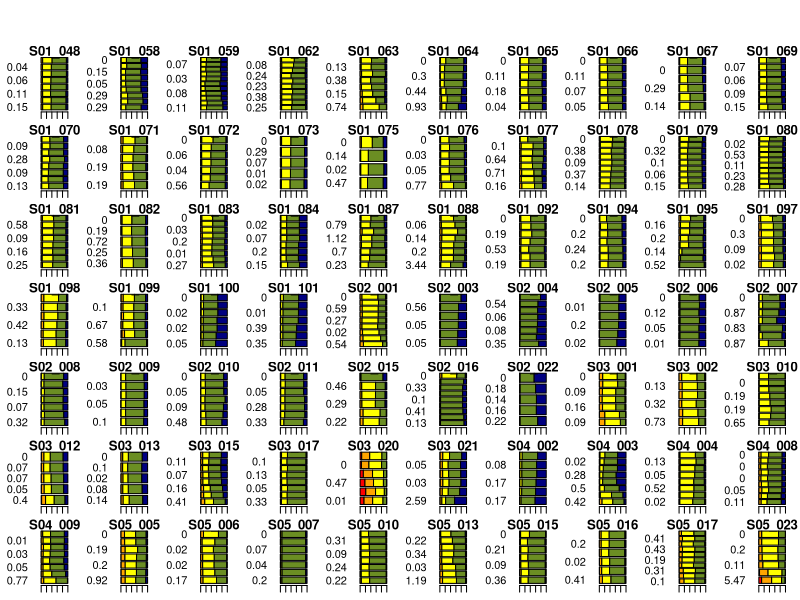
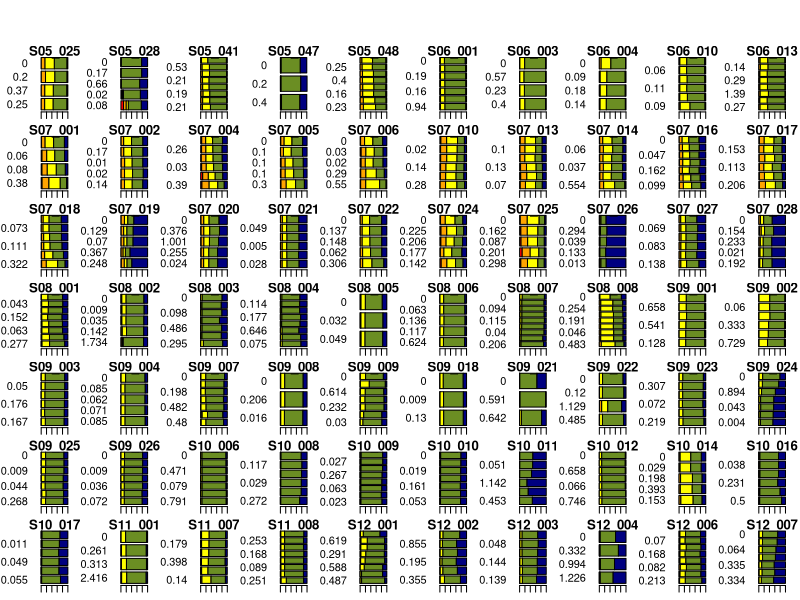
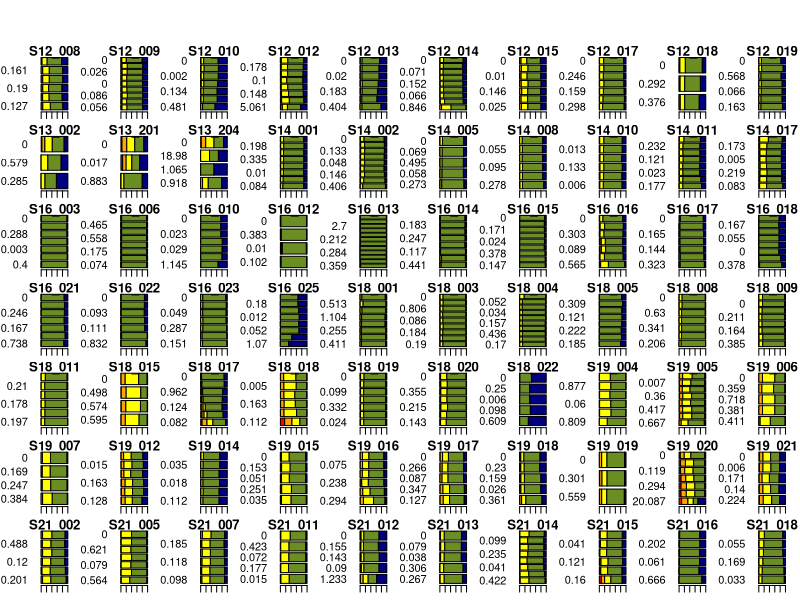
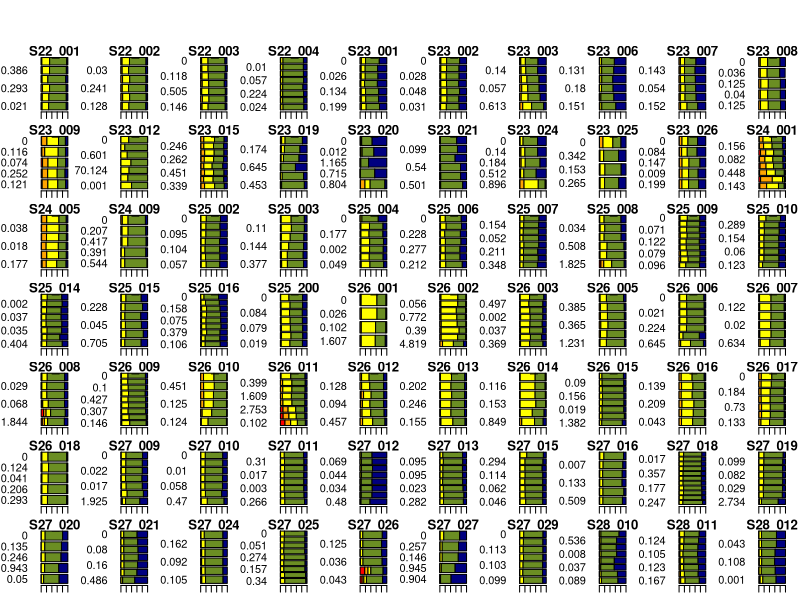
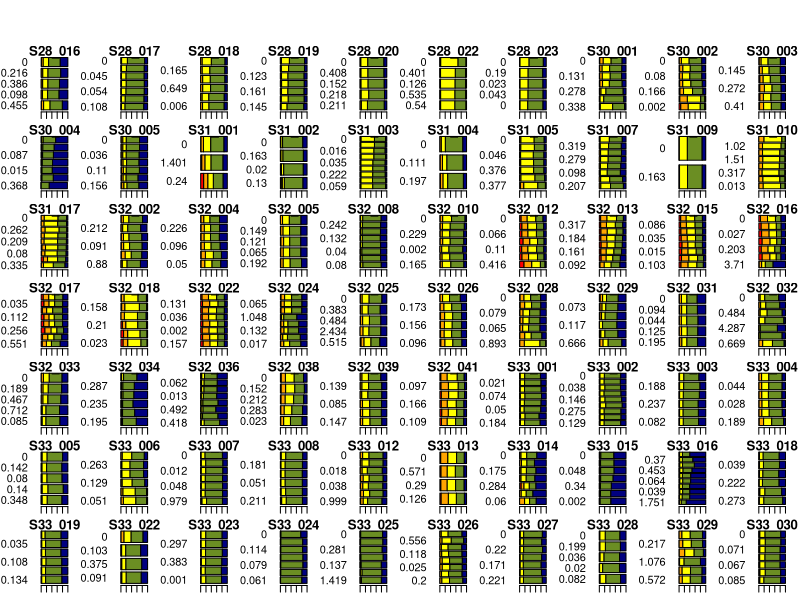
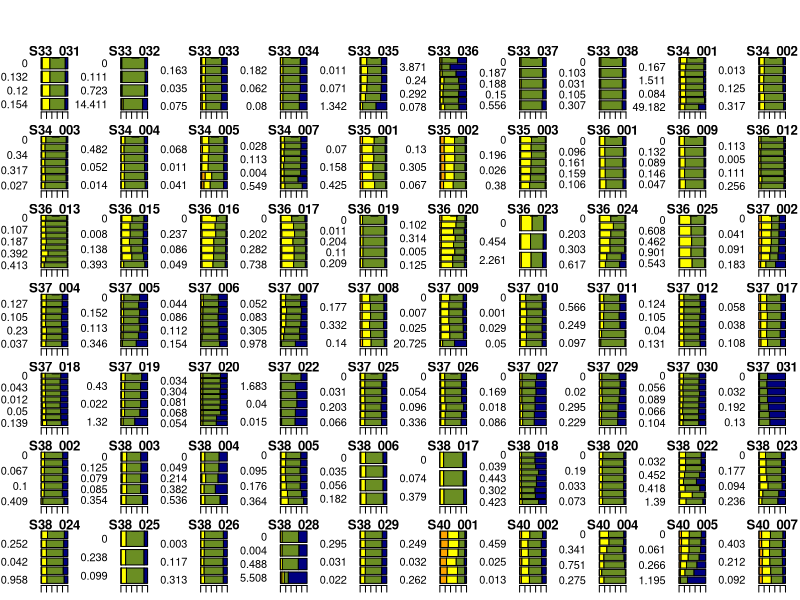
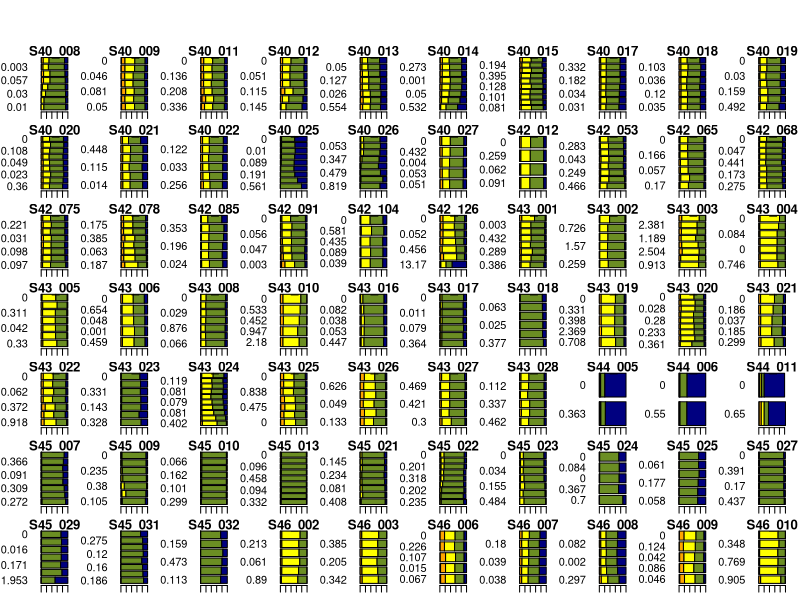
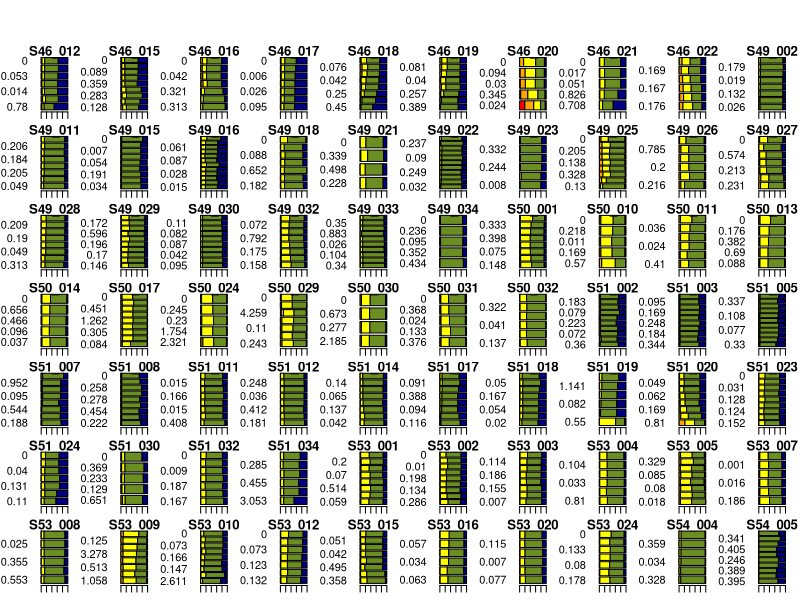

These charts were generated, in order, by the following R code:
data=data.frame(read.csv("SandSizeDistribution.csv",header=TRUE))
str(data)

sort(unique(data$ID))

tiff(filename="SandSizeDist_1.tiff",width=10,height=7.5,units="in",res=300)
par(oma=c(0.1,0.1,3.5,0.1),mar=c(1,3,0.7,1),mfrow=c(7,10),xpd=NA)
z=unique(data$ID)
for (i in 1:70){
	a=subset(data,data$ID==z[i])
	b=a[,c(9:13)]
	b=apply(b,2,rev)
	barplot(t(b),horiz=T,beside=F,las=1,col=c("red","orange","yellow","olivedrab","navy"),
		axes=F,names.arg=rev(a$UI),main=z[i])
	axis(1,at=seq(0,100,20),labels=c("","","","","",""))
}
dev.off()

tiff(filename="SandSizeDist_2.tiff",width=10,height=7.5,units="in",res=300)
par(oma=c(0.1,0.1,3.5,0.1),mar=c(1,3,0.7,1),mfrow=c(7,10),xpd=NA)
z=unique(data$ID)
for (i in 71:140){
	a=subset(data,data$ID==z[i])
	b=a[,c(9:13)]
	b=apply(b,2,rev)
	barplot(t(b),horiz=T,beside=F,las=1,col=c("red","orange","yellow","olivedrab","navy"),
		axes=F,names.arg=rev(a$UI),main=z[i])
	axis(1,at=seq(0,100,20),labels=c("","","","","",""))
}
dev.off()

tiff(filename="SandSizeDist_3.tiff",width=10,height=7.5,units="in",res=300)
par(oma=c(0.1,0.1,3.5,0.1),mar=c(1,3,0.7,1),mfrow=c(7,10),xpd=NA)
z=unique(data$ID)
for (i in 141:210){
	a=subset(data,data$ID==z[i])
	b=a[,c(9:13)]
	b=apply(b,2,rev)
	barplot(t(b),horiz=T,beside=F,las=1,col=c("red","orange","yellow","olivedrab","navy"),
		axes=F,names.arg=rev(a$UI),main=z[i])
	axis(1,at=seq(0,100,20),labels=c("","","","","",""))
}
dev.off()

tiff(filename="SandSizeDist_4.tiff",width=10,height=7.5,units="in",res=300)
par(oma=c(0.1,0.1,3.5,0.1),mar=c(1,3,0.7,1),mfrow=c(7,10),xpd=NA)
z=unique(data$ID)
for (i in 211:280){
	a=subset(data,data$ID==z[i])
	b=a[,c(9:13)]
	b=apply(b,2,rev)
	barplot(t(b),horiz=T,beside=F,las=1,col=c("red","orange","yellow","olivedrab","navy"),
		axes=F,names.arg=rev(a$UI),main=z[i])
	axis(1,at=seq(0,100,20),labels=c("","","","","",""))
}
dev.off()

tiff(filename="SandSizeDist_5.tiff",width=10,height=7.5,units="in",res=300)
par(oma=c(0.1,0.1,3.5,0.1),mar=c(1,3,0.7,1),mfrow=c(7,10),xpd=NA)
z=unique(data$ID)
for (i in 281:350){
	a=subset(data,data$ID==z[i])
	b=a[,c(9:13)]
	b=apply(b,2,rev)
	barplot(t(b),horiz=T,beside=F,las=1,col=c("red","orange","yellow","olivedrab","navy"),
		axes=F,names.arg=rev(a$UI),main=z[i])
	axis(1,at=seq(0,100,20),labels=c("","","","","",""))
}
dev.off()

tiff(filename="SandSizeDist_6.tiff",width=10,height=7.5,units="in",res=300)
par(oma=c(0.1,0.1,3.5,0.1),mar=c(1,3,0.7,1),mfrow=c(7,10),xpd=NA)
z=unique(data$ID)
for (i in 351:420){
	a=subset(data,data$ID==z[i])
	b=a[,c(9:13)]
	b=apply(b,2,rev)
	barplot(t(b),horiz=T,beside=F,las=1,col=c("red","orange","yellow","olivedrab","navy"),
		axes=F,names.arg=rev(a$UI),main=z[i])
	axis(1,at=seq(0,100,20),labels=c("","","","","",""))
}
dev.off()

tiff(filename="SandSizeDist_7.tiff",width=10,height=7.5,units="in",res=300)
par(oma=c(0.1,0.1,3.5,0.1),mar=c(1,3,0.7,1),mfrow=c(7,10),xpd=NA)
z=unique(data$ID)
for (i in 421:490){
	a=subset(data,data$ID==z[i])
	b=a[,c(9:13)]
	b=apply(b,2,rev)
	barplot(t(b),horiz=T,beside=F,las=1,col=c("red","orange","yellow","olivedrab","navy"),
		axes=F,names.arg=rev(a$UI),main=z[i])
	axis(1,at=seq(0,100,20),labels=c("","","","","",""))
}
dev.off()

tiff(filename="SandSizeDist_8.tiff",width=10,height=7.5,units="in",res=300)
par(oma=c(0.1,0.1,3.5,0.1),mar=c(1,3,0.7,1),mfrow=c(7,10),xpd=NA)
z=unique(data$ID)
for (i in 491:560){
	a=subset(data,data$ID==z[i])
	b=a[,c(9:13)]
	b=apply(b,2,rev)
	barplot(t(b),horiz=T,beside=F,las=1,col=c("red","orange","yellow","olivedrab","navy"),
		axes=F,names.arg=rev(a$UI),main=z[i])
	axis(1,at=seq(0,100,20),labels=c("","","","","",""))
}
dev.off()

tiff(filename="SandSizeDist_9.tiff",width=10,height=7.5,units="in",res=300)
par(oma=c(0.1,0.1,3.5,0.1),mar=c(1,3,0.7,1),mfrow=c(7,10),xpd=NA)
z=unique(data$ID)
for (i in 561:630){
	a=subset(data,data$ID==z[i])
	b=a[,c(9:13)]
	b=apply(b,2,rev)
	barplot(t(b),horiz=T,beside=F,las=1,col=c("red","orange","yellow","olivedrab","navy"),
		axes=F,names.arg=rev(a$UI),main=z[i])
	axis(1,at=seq(0,100,20),labels=c("","","","","",""))
}
dev.off()

tiff(filename="SandSizeDist_10.tiff",width=10,height=7.5,units="in",res=300)
par(oma=c(0.1,0.1,3.5,0.1),mar=c(1,3,0.7,1),mfrow=c(7,10),xpd=NA)
z=unique(data$ID)
for (i in 631:700){
	a=subset(data,data$ID==z[i])
	b=a[,c(9:13)]
	b=apply(b,2,rev)
	barplot(t(b),horiz=T,beside=F,las=1,col=c("red","orange","yellow","olivedrab","navy"),
		axes=F,names.arg=rev(a$UI),main=z[i])
	axis(1,at=seq(0,100,20),labels=c("","","","","",""))
}
dev.off()

tiff(filename="SandSizeDist_11.tiff",width=10,height=7.5,units="in",res=300)
par(oma=c(0.1,0.1,3.5,0.1),mar=c(1,3,0.7,1),mfrow=c(7,10),xpd=NA)
z=unique(data$ID)
for (i in 701:734){
	a=subset(data,data$ID==z[i])
	b=a[,c(9:13)]
	b=apply(b,2,rev)
	barplot(t(b),horiz=T,beside=F,las=1,col=c("red","orange","yellow","olivedrab","navy"),
		axes=F,names.arg=rev(a$UI),main=z[i])
	axis(1,at=seq(0,100,20),labels=c("","","","","",""))
}
legend(140,10,ncol=1,c("1-2mm","0.5-1mm","0.25-0.5mm","0.1-0.25mm","0.05-0.1mm"),
	fill=c("navy","olivedrab","yellow","orange","red"))
dev.off()
